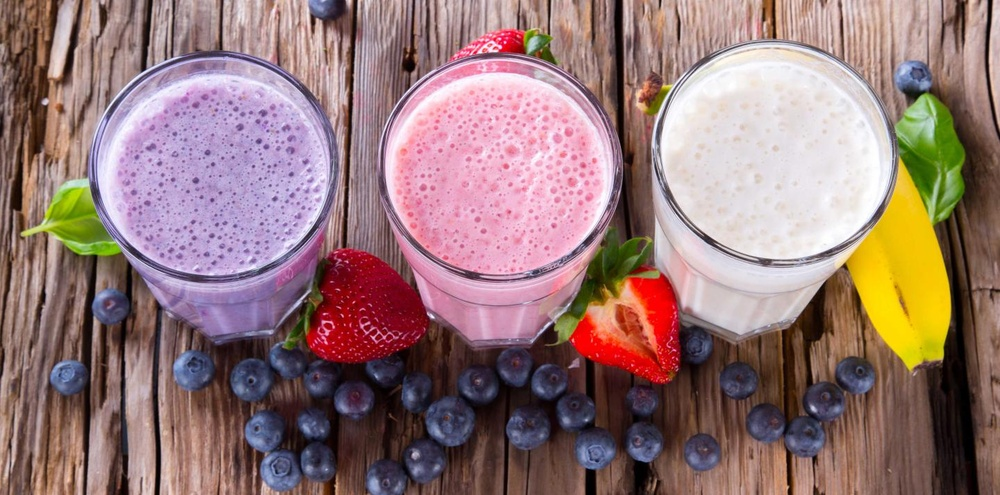
%> input picture lab4/ishodnoecvet.jpg, 1000 x 495 px, shrunk from 1440 x 713 before the run
$ octave lab4_3.m   (GNU Octave 9; MATLAB toolbox functions it lacks are replaced by stand-ins)
%> lines starting %> are read from the running program, lines starting %| are printed output that depends on the picture
### lab4/filtBrightness.m
function [ brightnessImage ] = filtBrightness( Image )
%ЖЙМШФТ СТЛПУФЙ
    brightnessImage = Image+150;
end

### lab4/filtContrast.m
function [ contrastImage ] = filtContrast( Image )
%ЖЙМШФТ ЛПОФТБУФБ
    contrastImage = (-(127.5*70/(-127.5+70))/70)*Image+(127.5*70/(-127.5+70));

end

### lab4/filtGamma.m

function [ gammaImage ] = filtGamma( Image )
%ЖЙМШФТ ЗБННЩ
    gammaImage = 5000./(255-Image)-15;

end

### lab4/lab4_3.m

clear;

x = 1:1:255;
I = imread('ishodnoecvet.jpg');
%> I is the input picture: size 495x1000x3 uint8; mean R, G, B 150, 120.5, 119.5

brightness = filtBrightness(x);
subplot(2,3,1); plot(brightness); axis([0 255 0 255]); title('ЖЙМШФТ СТЛПУФЙ');
Ibr = filtBrightness(I);
%> in filtBrightness (call 2), `brightnessImage = Image+150;`:
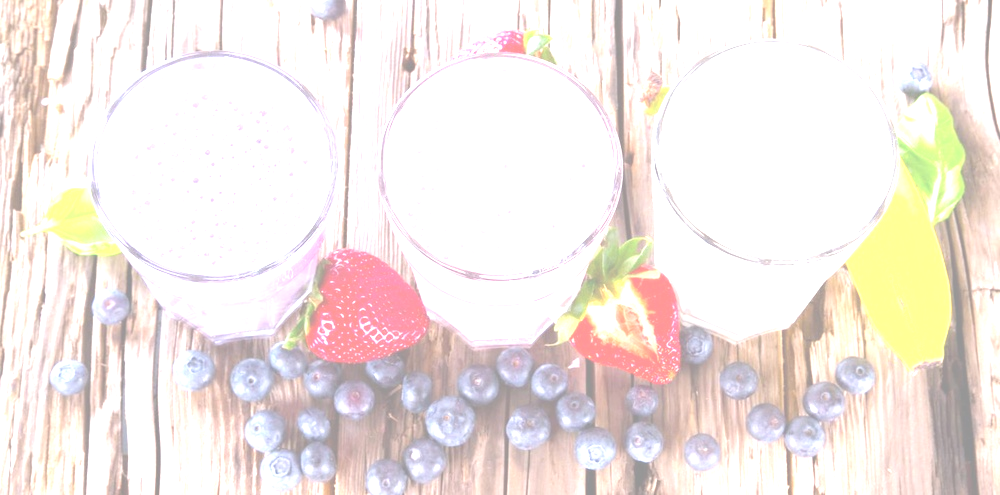
%> brightnessImage: size 495x1000x3 uint8; mean R, G, B 242.4, 233.3, 228.8
subplot(2,3,4); imshow(Ibr); title('УЛПТЕЛФЙТПЧБООБС СТЛПУФШ');

contrast = filtContrast(x);
subplot(2,3,2); plot(contrast); axis([0 255 0 255]); title('ЖЙМШФТ ЛПОФТБУОПУФЙ');
Ico = filtContrast(I);
%> in filtContrast (call 2), `contrastImage = (-(127.5*70/(-127.5+70))/70)*Image+(127.5*70/(-127.5+7..`:
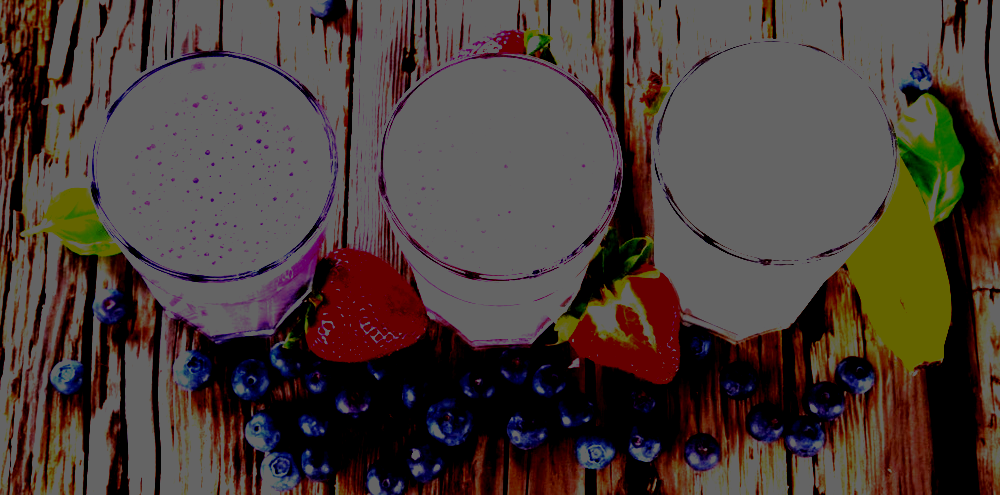
%> contrastImage: size 495x1000x3 uint8; mean R, G, B 74.9, 63, 58.8
subplot(2,3,5); imshow(Ico); title('УЛПТЕЛФЙТПЧБООБС ЛПОФТБУФОПУФШ');

gamma = filtGamma(x);
subplot(2,3,3); plot(gamma); axis([0 255 0 255]); title('ЖЙМШФТ ЗБННЩ');
Iga = filtGamma(I);
%> in filtGamma (call 2), `gammaImage = 5000./(255-Image)-15;`:
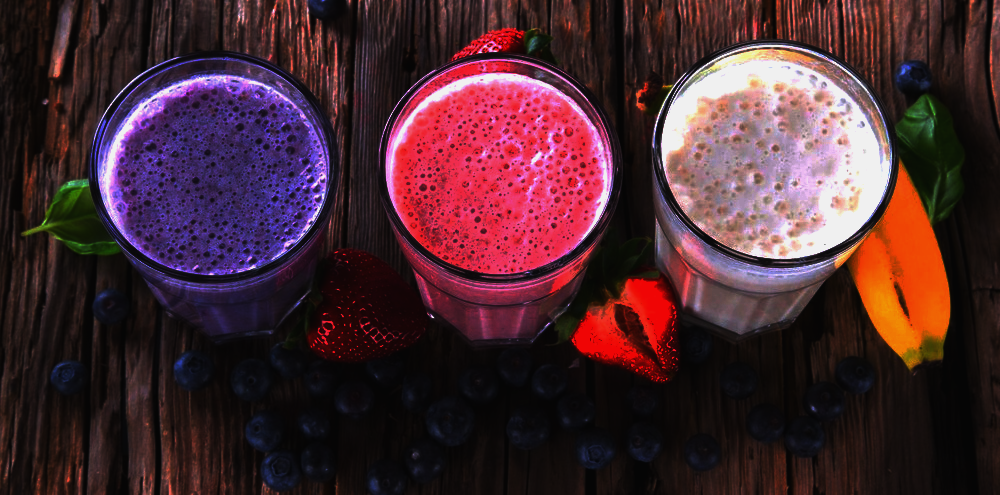
%> gammaImage: size 495x1000x3 uint8; mean R, G, B 73.3, 41.4, 49.2
subplot(2,3,6); imshow(Iga); title('УЛПТЕЛФЙТПЧБООБС ЗБННБ');
%> after `title('УЛПТЕЛФЙТПЧБООБС ЗБННБ')`:
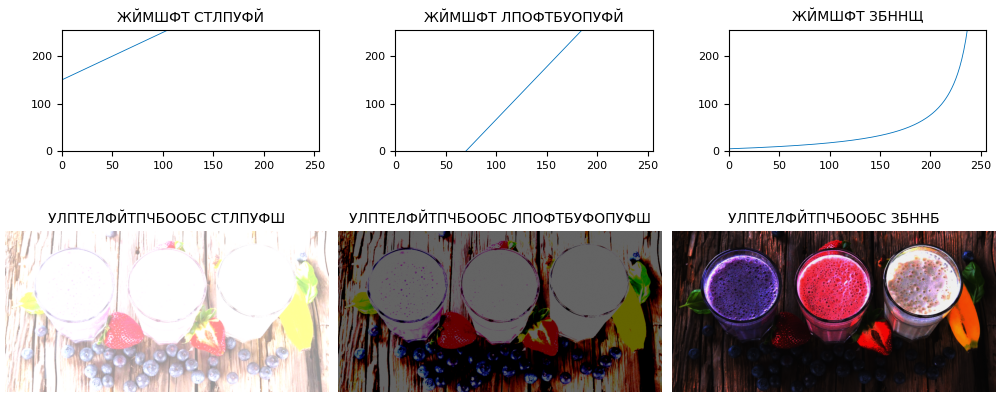
%> figure redrawn from the program's plot data, 6 panels
